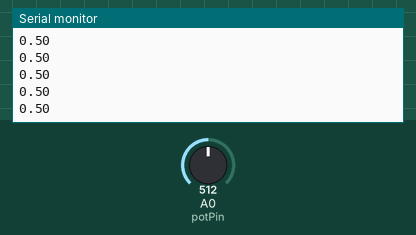
Simulated run of this sketch. Board: Arduino Uno, built with avr-gcc and run on an emulated ATmega328P. Shown: the last lines printed to the serial monitor. Inputs (shaded band) come from the test bench; at power-on: A0 (potPin) = 512.

Above: at 1.2 s.
1.3 s: A0 (potPin) set to 716
At 2.1 s:
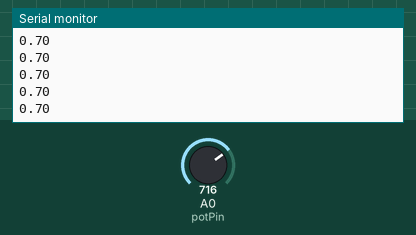
2.8 s: A0 (potPin) set to 900
At 3.5 s:
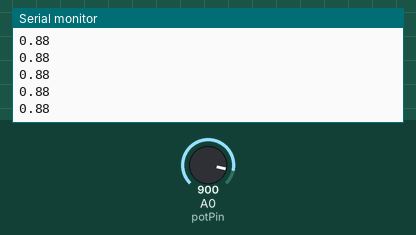
Timing chart, 0 to 5.8 s (numbered marks = the images above; inputs shaded):
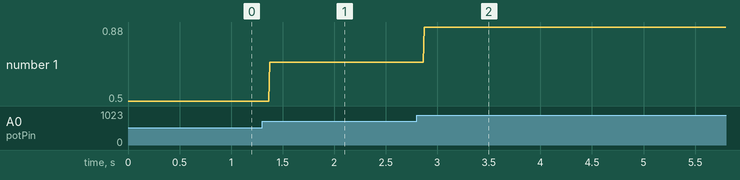

The sketch:

code.ino
```cpp
int potPin = 0;
double val = 0;

void setup() {
  Serial.begin(9600);
}

void loop() {
  val = analogRead(potPin);
  val = val / (double)1023.0;

  Serial.println(val);
}
```

Measured:
- after the input at 1.3 s, the serial monitor: prints a new line after 0.07 s (image 1)
- after the input at 2.8 s, the serial monitor: prints a new line after 0.07 s (image 2)
- plotted number 1: 0.5 → 0.7 after the input at 1.3 s, 0.7 → 0.88 after the input at 2.8 s
